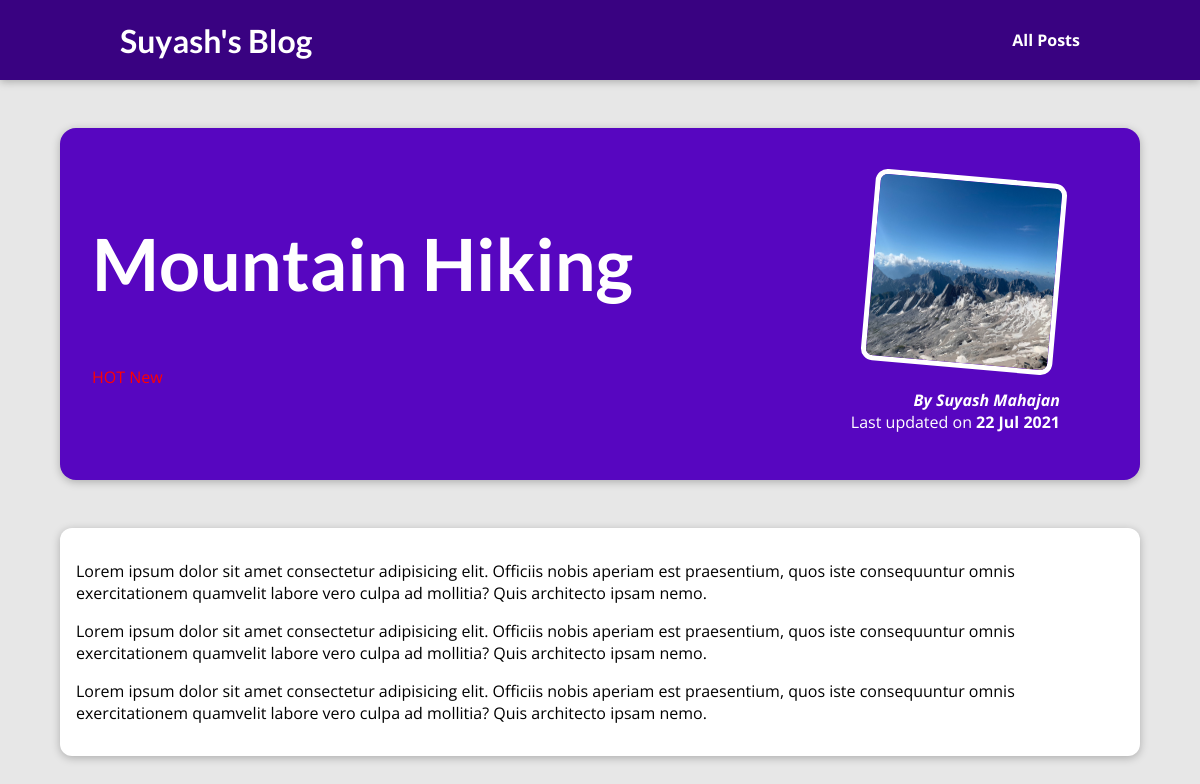
The app's page /posts/mountain-hiking with its own data.
### blog/models.py (models this page shows, shortened)
class Post(models.Model):
    title = models.CharField(max_length=100)
    excerpt = models.CharField(max_length=200)
    image_name = models.CharField(max_length=100)
    date = models.DateField(auto_now=True)
    slug = models.SlugField(unique=True, db_index=True)
    content = models.TextField(validators=[MinLengthValidator(50)])
    author = models.ForeignKey(Author, on_delete=models.SET_NULL, null="True", related_name="posts")
    tags = models.ManyToManyField(Tag)

class Tag(models.Model):
    caption = models.CharField(max_length=10)
    def __str__(self) -> str:
        return f"{self.caption}"

class Author(models.Model):
    first_name = models.CharField(max_length=50)
    last_name = models.CharField(max_length=50)
    email = models.EmailField()
    def __str__(self) -> str:
        return f"{self.first_name} {self.last_name}"

### blog/views.py (the view)
# urls.py: path("posts/<slug:slug>", views.post_detail, name="post-detail-page")  # / e.g. /post/my-first-post
def post_detail(request, slug):
    show_post = get_object_or_404(Post, slug=slug)
    return render(request, "blog/post-detail.html", {
        "view_post": show_post,
        "tags": show_post.tags.all()
    })

### blog/templates/blog/post-detail.html (shortened to what this page needs)
{% extends "base.html" %}
{% load static %}
{% block css_files %}
<link rel="stylesheet" href="{% static 'blog/post-detail.css'%}" />
{% endblock %}
{% block content %}
<section id="summary">
    <h2>
        {{ view_post.title }}
    </h2>
    <div style="color: red">
        {% for tag in tags %}
        <span>{{ tag }}</span>
        {% endfor %}
    </div>
    <article>
        <img src="{% static 'blog/images/'|add:view_post.image_name%}" alt="{{ post.title }}" />
        <address>By <a style="color: white; text-decoration:none" href="mailto:{{view_post.author.email}}"> {{ view_post.author|title }}</a></address>
        <div>
            Last updated on <time> {{ view_post.date|date:"d M Y" }} </time>
        </div>
    </article>
</section>
<main>
    <p>
        {{ view_post.content|linebreaks }}
    </p>
</main>
{% endblock %}

### static/app.css (style rules this page uses)
* { box-sizing: border-box; }
html { font-family: 'Open Sans', 'Lato', sans-serif; }
body { margin: 0; }
h1, h2, h3 { font-family: 'Lato', sans-serif; font-weight: bold; }

### blog/static/blog/post-detail.css (style rules this page uses)
body { background-color: #e7e7e7; }
#summary { margin: 8rem auto 3rem auto; padding: 2rem; width: 90%; max-width: 90rem; border-radius: 16px; background-color: #5706c0; position: relative; box-shadow: 0 2px 8px rgba(0, 0, 0, 0.25); height: 22rem; }
#summary h2 { color: white; font-size: 4.5rem; }
#summary article { position: absolute; top: 2rem; right: 3rem; padding: 1rem 2rem; border-radius: 12px; text-align: right; color: white; }
#summary article img { width: 12rem; height: 12rem; border-radius: 12px; transform: rotateZ(5deg); border: 5px solid white; margin-bottom: 1rem; }
#summary address { font-weight: bold; }
#summary time { font-weight: bold; }
main { width: 90%; max-width: 90rem; margin: 3rem auto; background-color: white; padding: 1rem; border-radius: 12px; box-shadow: 0 2px 8px rgba(0, 0, 0, 0.25); }

### records on screen
Post: title "Mountain Hiking", image_name (picture), author "Suyash Mahajan", date "22 Jul 2021", content "Lorem ipsum dolor sit amet consectetur adipisicing elit. Officiis nobis aperiam est praesentium, quos iste consequuntur omnis exercitationem quamvelit labore vero culpa ad mollitia? Quis architecto ipsam nemo. Lorem ipsum dolor sit amet consectetur adipisicing elit. Officiis nobis aperiam est praesentium, quos iste consequuntur omnis exercitationem quamvelit labore vero culpa ad mollitia? Quis architecto ipsam nemo. Lorem ipsum dolor sit amet consectetur adipisicing elit. Officiis nobis aperiam est praesentium, quos iste consequuntur omnis exercitationem quamvelit labore vero culpa ad mollitia? Quis architecto ipsam nemo."
Tag: caption "HOT"
Tag: caption "New"
